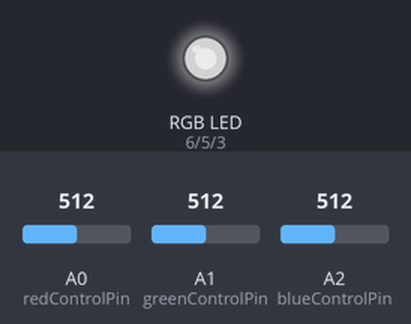
A sketch run on a simulated Arduino Uno, built with avr-gcc and run on an emulated ATmega328P. On the bench: an RGB LED mixed from three pins (HIGH = lit). The inputs (shaded band) are chosen by the test bench; at power-on: A0 (redControlPin) = 512, A1 (greenControlPin) = 512, A2 (blueControlPin) = 512. Dim RGB values are drawn brighter than linear.

Above: at 1.2 s.
1.3 s: A0 (redControlPin) set to 716
At 1.9 s:
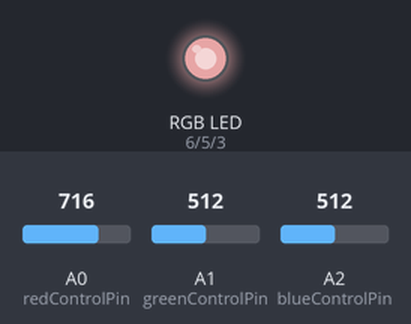
2.8 s: A1 (greenControlPin) set to 716
At 3.1 s:
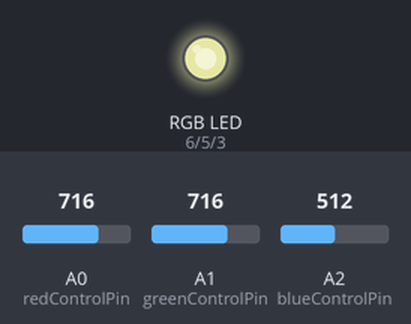
4.3 s: A2 (blueControlPin) set to 716
At 5.4 s:
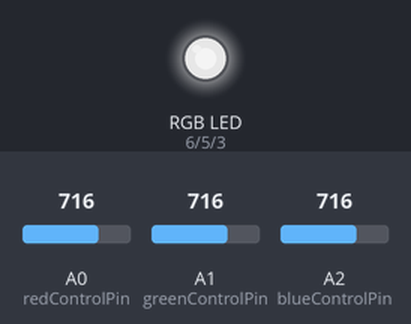
5.8 s: A0 (redControlPin) set to 900
At 6.6 s:
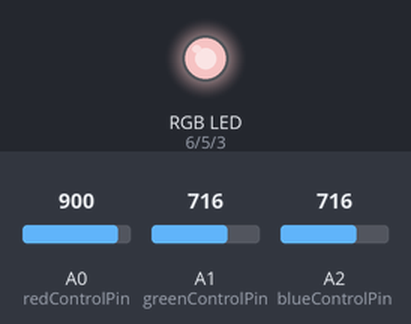
7.3 s: A1 (greenControlPin) set to 900
At 7.7 s:
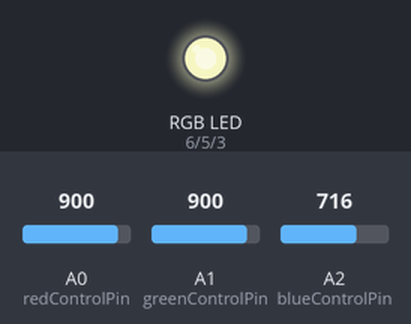
8.8 s: A2 (blueControlPin) set to 900
At 10.0 s:
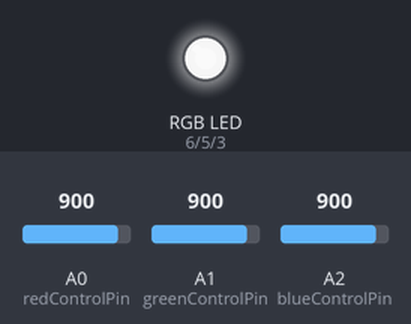
Timing chart, 0 to 11.3 s (numbered marks = the images above; inputs shaded):
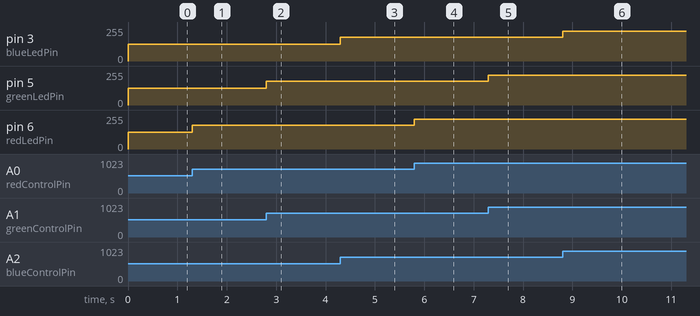

Measured:
- after the input at 1.3 s, pin 6 (redLedPin): 127/255 → 178/255 at once
- after the input at 2.8 s, pin 5 (greenLedPin): 127/255 → 178/255 at once
- after the input at 4.3 s, pin 3 (blueLedPin): 127/255 → 178/255 at once
- after the input at 5.8 s, pin 6 (redLedPin): 178/255 → 224/255 at once
- after the input at 7.3 s, pin 5 (greenLedPin): 178/255 → 224/255 at once
- after the input at 8.8 s, pin 3 (blueLedPin): 178/255 → 224/255 at once

The sketch:

homework_1.ino
```cpp
// control an RGB LED using 3 potentiometers, one for each channel

const int minAnalogInput = 0;
const int maxAnalogInput = 1023;
const int minAnalogOutput = 0;
const int maxAnalogOutput = 255;

// pins for controlling each channel of the RGB LED
const int redControlPin = A0;
const int greenControlPin = A1;
const int blueControlPin = A2;

const int redLedPin = 6;
const int greenLedPin = 5;
const int blueLedPin = 3;

// values read from the potentiometer
int redValue = 0;
int greenValue = 0;
int blueValue = 0;

void setup() {
  pinMode(redControlPin, INPUT);
  pinMode(greenControlPin, INPUT);
  pinMode(blueControlPin, INPUT);

  pinMode(redLedPin, OUTPUT);
  pinMode(greenLedPin, OUTPUT);
  pinMode(blueLedPin, OUTPUT);
}

void loop() {
    redValue = analogRead(redControlPin);
    greenValue = analogRead(greenControlPin);
    blueValue = analogRead(blueControlPin);

    // map the analog input values to the analog output values
    int redLedBrightness = map(redValue, minAnalogInput, maxAnalogInput, minAnalogOutput, maxAnalogOutput);
    int greenLedBrightness = map(greenValue, minAnalogInput, maxAnalogInput, minAnalogOutput, maxAnalogOutput);
    int blueLedBrightness = map(blueValue, minAnalogInput, maxAnalogInput, minAnalogOutput, maxAnalogOutput);

    analogWrite(redLedPin, redLedBrightness);
    analogWrite(greenLedPin, greenLedBrightness);
    analogWrite(blueLedPin, blueLedBrightness);
}
```
